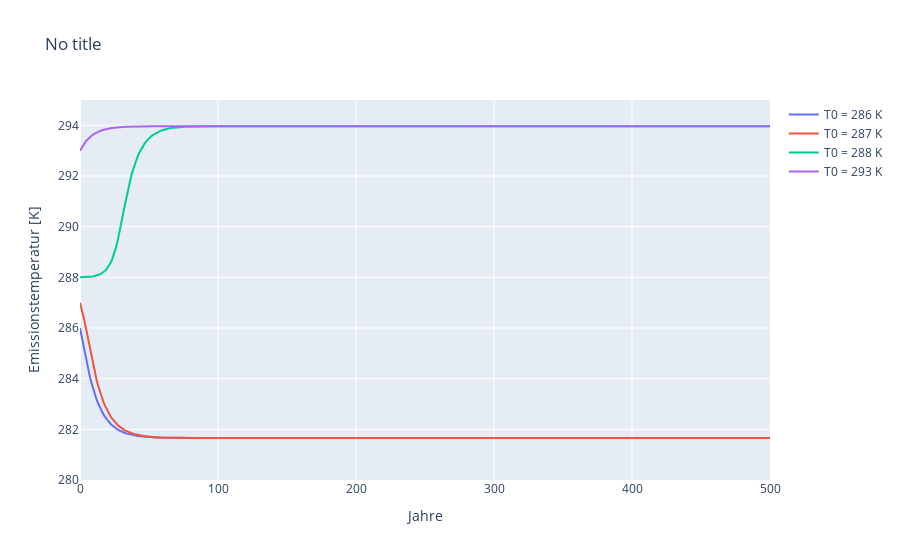

Notebook code cell kept with this figure:
### Markdown cell above
Einfaches EMB mit Albedo Parametrisierung

### Code cell
# Wir integrieren das EBM mit Albedo Parametrisierung für 500 Jahre

albedo = 0.3
tau    = 0.61
yrs, Ts286 = ebm_ice_albedo(286, Q=1360/4, Cw=10e8, alpha=albedo, tau=tau, years=500)
yrs, Ts287 = ebm_ice_albedo(287, Q=1360/4, Cw=10e8, alpha=albedo, tau=tau, years=500)
yrs, Ts288 = ebm_ice_albedo(288, Q=1360/4, Cw=10e8, alpha=albedo, tau=tau, years=500)
yrs, Ts293 = ebm_ice_albedo(293, Q=1360/4, Cw=10e8, alpha=albedo, tau=tau, years=500)

# Plot the results
f = plot_ebm(yrs, Ts286, albedo, tau, plot=False, min=280, max=295, name='T0 = 286 K')
f.add_trace(go.Scatter(x=yrs, y=Ts287, mode='lines', name='T0 = 287 K'))
f.add_trace(go.Scatter(x=yrs, y=Ts288, mode='lines', name='T0 = 288 K'))
f.add_trace(go.Scatter(x=yrs, y=Ts293, mode='lines', name='T0 = 293 K'))

### Figure 1 — Plotly figure (JSON) as saved in the notebook; plotly's stock layout.template omitted (floating-point values rounded to 4 significant figures; data arrays with more than 128 entries replaced by an {"elided": "..."} marker saying what was removed)
{"data": [{"mode": "lines", "name": "T0 = 286 K", "type": "scatter", "x": {"elided": "501 int values"}, "y": {"elided": "501 float values"}}, {"mode": "lines", "name": "T0 = 287 K", "type": "scatter", "x": {"elided": "501 int values"}, "y": {"elided": "501 float values"}}, {"mode": "lines", "name": "T0 = 288 K", "type": "scatter", "x": {"elided": "501 int values"}, "y": {"elided": "501 float values"}}, {"mode": "lines", "name": "T0 = 293 K", "type": "scatter", "x": {"elided": "501 int values"}, "y": {"elided": "501 float values"}}], "layout": {"autosize": true, "title": {"text": "No title"}, "xaxis": {"autorange": true, "range": [0, 500], "title": {"text": "Jahre"}, "type": "linear"}, "yaxis": {"range": [280, 295], "title": {"text": "Emissionstemperatur [K]"}, "type": "linear"}}}
